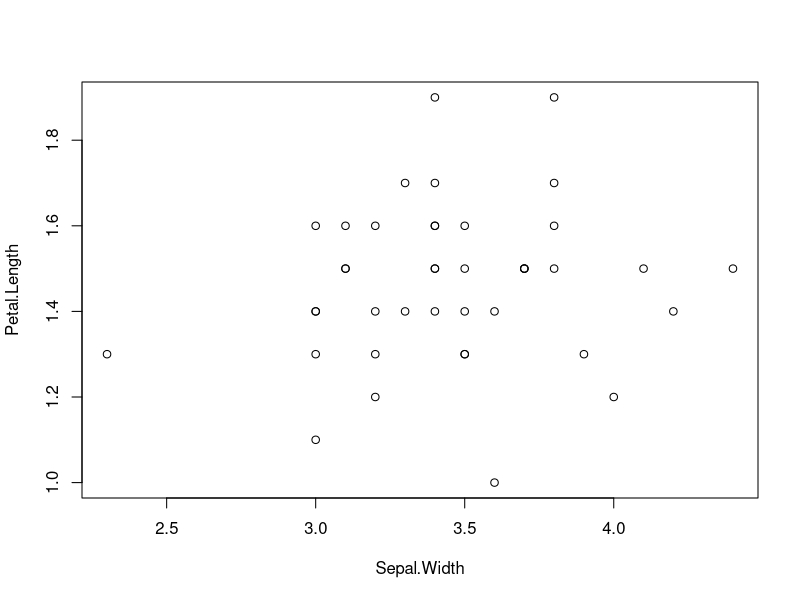

The R script that drew this image:
## ---- chunk 1
ana = 8L
paulo = 12L

#teste logico
x=ifelse(ana > paulo, "A menina é a mais velha", "O menino é mais velho")
x
## ---- chunk 2
BOD
class(BOD)
## ---- chunk 3

for (i in 1:10){
 if(i%%2==0){
   print(i)
 }
}


## ---- chunk 4
women
tail(women, n=10)
## ---- chunk 5
novairis = iris[50:10,c(2,3)]
plot(novairis)
## ---- chunk 6
vet1=c(1,2,3,4)
vet2=c(4,3,2,1)
print(vet1+vet2)
## ---- chunk 7
CO2
dim(CO2)
rownames(CO2)
colnames(CO2)
